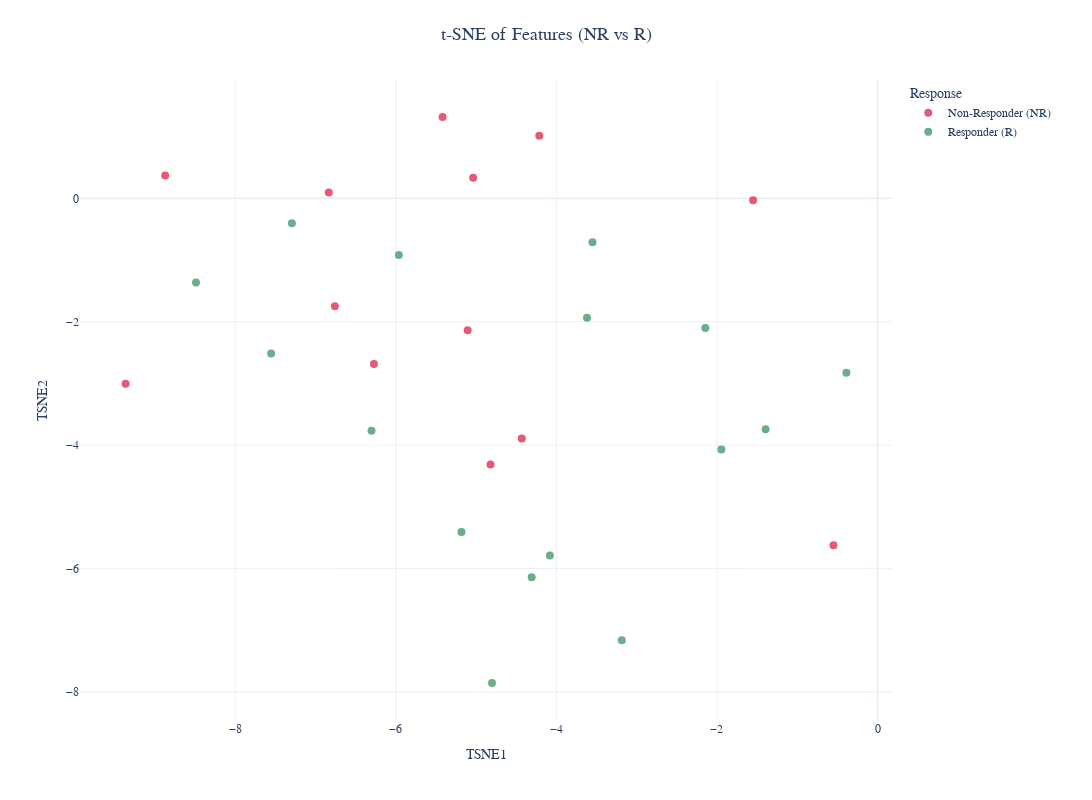
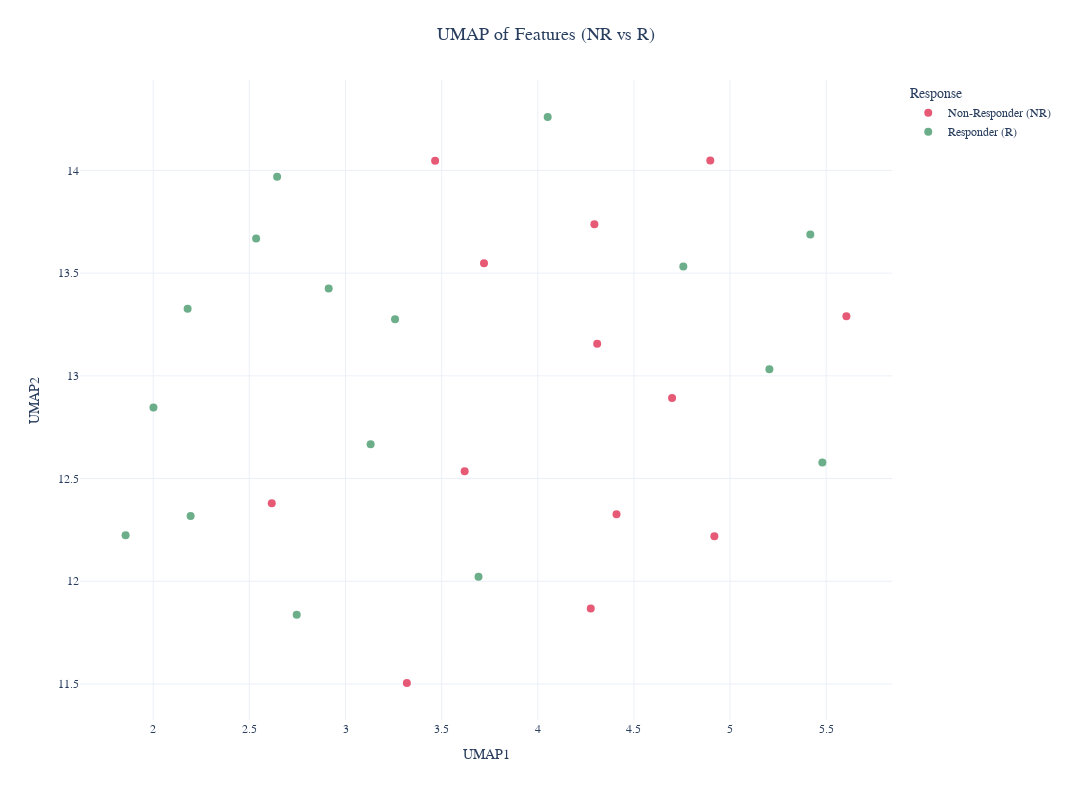

Source (notebook cell) for these figures, in order:
### Code cell
# %%

# [8] Dimensionality Reduction
print("\n--- Generating Dimensionality Reduction Visualizations ---")
dim_reduction_plots = create_dimensionality_reduction_plots(X, y, df_metadata)

print("\nDimensionality Reduction (NR vs R only):")

for plot_name, plot_fig in dim_reduction_plots.items():
    print(f"\nShowing {plot_name.upper()} plot...")
    plot_fig.show()

### Figure 1 — Plotly figure (JSON) as saved in the notebook; plotly's stock layout.template omitted (floating-point values rounded to 4 significant figures)
{"data": [{"hovertemplate": "Response=Non-Responder (NR)<br>TSNE1=%{x}<br>TSNE2=%{y}<extra></extra>", "legendgroup": "Non-Responder (NR)", "marker": {"color": "#DC143C", "opacity": 0.7, "size": 8, "symbol": "circle"}, "mode": "markers", "name": "Non-Responder (NR)", "orientation": "v", "showlegend": true, "type": "scatter", "x": [-4.432, -0.5488, -9.367, -5.418, -4.214, -5.038, -1.55, -6.76, -6.274, -8.874, -6.836, -5.106, -4.821], "xaxis": "x", "y": [-3.892, -5.621, -3.006, 1.318, 1.015, 0.3325, -0.03241, -1.749, -2.686, 0.3714, 0.0927, -2.137, -4.314], "yaxis": "y"}, {"hovertemplate": "Response=Responder (R)<br>TSNE1=%{x}<br>TSNE2=%{y}<extra></extra>", "legendgroup": "Responder (R)", "marker": {"color": "#2E8B57", "opacity": 0.7, "size": 8, "symbol": "circle"}, "mode": "markers", "name": "Responder (R)", "orientation": "v", "showlegend": true, "type": "scatter", "x": [-1.945, -5.183, -3.619, -0.3878, -2.146, -4.803, -3.186, -3.552, -5.963, -7.296, -7.554, -8.491, -4.309, -1.395, -4.082, -6.303], "xaxis": "x", "y": [-4.069, -5.406, -1.937, -2.826, -2.1, -7.853, -7.162, -0.7126, -0.9172, -0.4053, -2.515, -1.363, -6.139, -3.743, -5.788, -3.765], "yaxis": "y"}], "layout": {"font": {"family": "Arial, sans-serif", "size": 14}, "height": 800, "legend": {"font": {"size": 12}, "title": {"text": "Response"}, "tracegroupgap": 0, "x": 1.02, "xanchor": "left", "y": 1, "yanchor": "top"}, "margin": {"b": 80, "l": 80, "r": 200, "t": 80}, "title": {"font": {"size": 18}, "text": "t-SNE of Features (NR vs R)", "x": 0.5}, "width": 1200, "xaxis": {"anchor": "y", "domain": [0, 1], "tickfont": {"size": 12}, "title": {"font": {"size": 14}, "text": "TSNE1"}}, "yaxis": {"anchor": "x", "domain": [0, 1], "tickfont": {"size": 12}, "title": {"font": {"size": 14}, "text": "TSNE2"}}}}

### Figure 2 — Plotly figure (JSON) as saved in the notebook; plotly's stock layout.template omitted (floating-point values rounded to 4 significant figures)
{"data": [{"hovertemplate": "Response=Non-Responder (NR)<br>UMAP1=%{x}<br>UMAP2=%{y}<extra></extra>", "legendgroup": "Non-Responder (NR)", "marker": {"color": "#DC143C", "opacity": 0.7, "size": 8, "symbol": "circle"}, "mode": "markers", "name": "Non-Responder (NR)", "orientation": "v", "showlegend": true, "type": "scatter", "x": [3.72, 2.616, 5.605, 4.918, 4.276, 4.409, 3.319, 4.698, 4.294, 4.897, 4.309, 3.62, 3.466], "xaxis": "x", "y": [13.55, 12.38, 13.29, 12.22, 11.87, 12.33, 11.5, 12.89, 13.74, 14.05, 13.16, 12.54, 14.05], "yaxis": "y"}, {"hovertemplate": "Response=Responder (R)<br>UMAP1=%{x}<br>UMAP2=%{y}<extra></extra>", "legendgroup": "Responder (R)", "marker": {"color": "#2E8B57", "opacity": 0.7, "size": 8, "symbol": "circle"}, "mode": "markers", "name": "Responder (R)", "orientation": "v", "showlegend": true, "type": "scatter", "x": [2.001, 3.258, 3.131, 2.194, 2.746, 2.179, 2.644, 3.692, 5.204, 4.757, 5.417, 5.48, 2.535, 1.856, 2.912, 4.052], "xaxis": "x", "y": [12.85, 13.28, 12.67, 12.32, 11.84, 13.33, 13.97, 12.02, 13.03, 13.53, 13.69, 12.58, 13.67, 12.22, 13.43, 14.26], "yaxis": "y"}], "layout": {"font": {"family": "Arial, sans-serif", "size": 14}, "height": 800, "legend": {"font": {"size": 12}, "title": {"text": "Response"}, "tracegroupgap": 0, "x": 1.02, "xanchor": "left", "y": 1, "yanchor": "top"}, "margin": {"b": 80, "l": 80, "r": 200, "t": 80}, "title": {"font": {"size": 18}, "text": "UMAP of Features (NR vs R)", "x": 0.5}, "width": 1200, "xaxis": {"anchor": "y", "domain": [0, 1], "tickfont": {"size": 12}, "title": {"font": {"size": 14}, "text": "UMAP1"}}, "yaxis": {"anchor": "x", "domain": [0, 1], "tickfont": {"size": 12}, "title": {"font": {"size": 14}, "text": "UMAP2"}}}}
